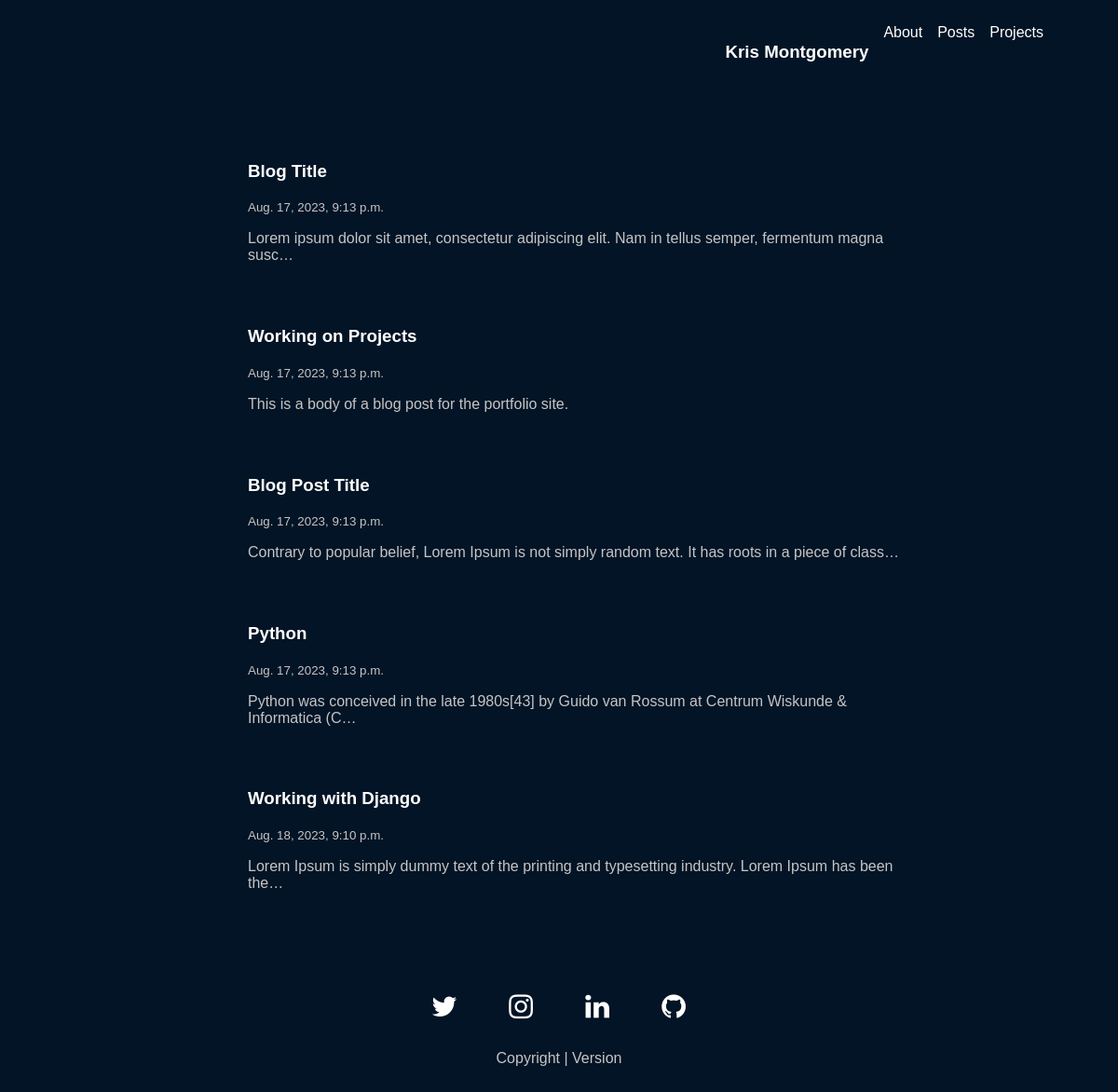
The app's page /posts/, older data.
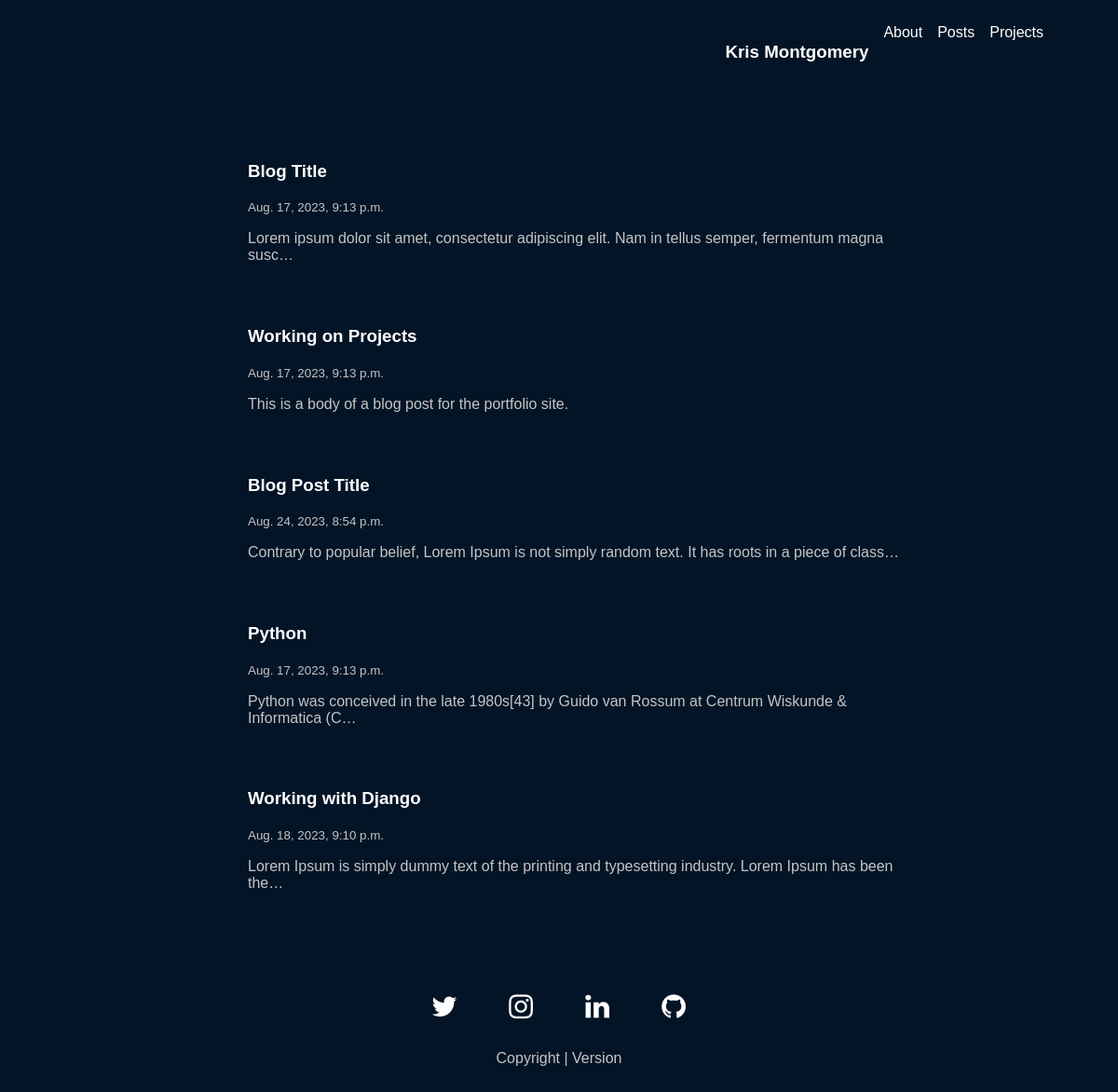
The same page, newer data.
### main/models.py (models this page shows, shortened)
class blogPosts(models.Model):
    author = models.ForeignKey(User, on_delete=models.SET_NULL, null=True)
    blog_title = models.CharField(null=True, blank=True, max_length=200)
    blog_image = models.ImageField(upload_to='static/images', blank=True, null=True, height_field=None, width_field=None, max_length=100,)
    blog_image_info = models.TextField(null=True, blank=True)
    blog_body = models.TextField(null=True, blank=True)
    blog_created_date = models.DateTimeField(auto_now=True)
    blog_topic_one_title = models.CharField(null=True, blank=True, max_length=200)
    blog_topic_image_one = models.ImageField(upload_to='static/images', blank=True, null=True, height_field=None, width_field=None, max_length=100,)
    blog_image_one_info = models.TextField(null=True, blank=True)
    blog_topic_one_body = models.TextField(null=True, blank=True)
    blog_topic_two_title = models.CharField(max_length=200, null=True, blank=True)
    blog_topic_image_two = models.ImageField(upload_to='static/images', blank=True, null=True, height_field=None, width_field=None, max_length=100,)
    blog_topic_image_info_two = models.TextField(null=True, blank=True)
    blog_topic_body_two = models.TextField(null=True, blank=True)
    blog_slug = models.SlugField(default='', null=False)
    blog_links = models.URLField(max_length=500, null=True, blank=True)
    blog_links_two = models.URLField(max_length=500, null=True, blank=True)

### main/views.py (the view)
# urls.py: path('posts/', views.loadAllPosts, name='posts'),
def loadAllPosts(request):
    all_posts = blogPosts.objects.all()
    context = {
        'all_posts': all_posts
    }
    return render(request, 'main/posts.html', context)

### main/templates/main/posts.html
{% extends 'main.html' %}
{% load static %}
{% block content %}
<div class="posts-container">
    <div class="leftside"></div>
        <div class="posts-main-content">
            <ul>
                {% for ap in all_posts %}
                    <li class="posts" onclick='location.href="post/{{ap.id}}";'>
                        <h3>{{ap.blog_title}}</h4>
                        <small>{{ap.blog_created_date}}</small>
                        <p>{{ap.blog_body|truncatechars:100}}</p>
                    </li>
                {% endfor %}
            </ul>
        </div>
    <div class="rightside"></div>
</div>
{% endblock content %}

Row changes from the older to the newer data that the page shows:
changed blogPosts "Blog Post Title": blog_created_date "Aug. 17, 2023, 9:13 p.m." → "Aug. 24, 2023, 8:54 p.m."
